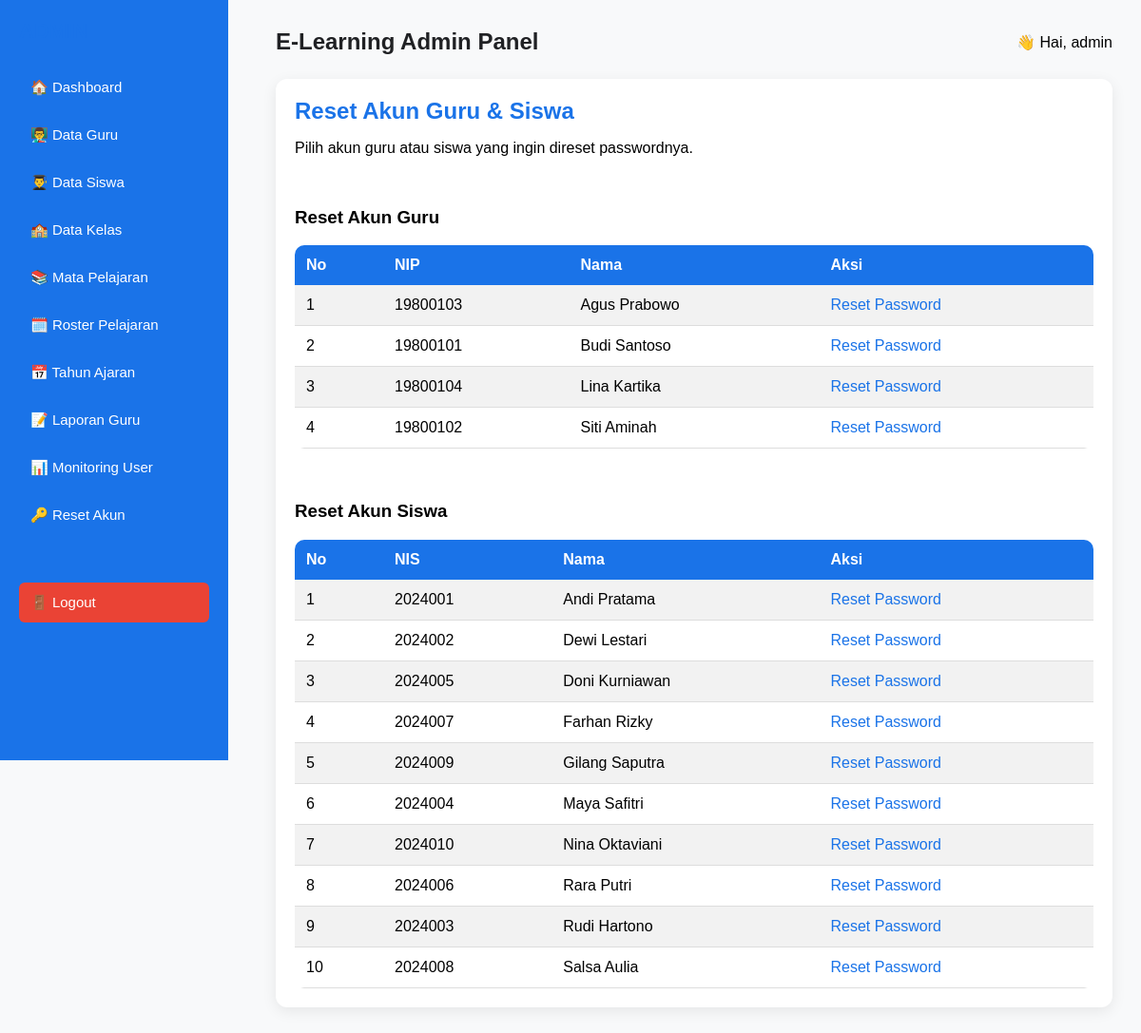
Screenshot of /views/admin/reset_akun.php (signed in) with the database file from the repository.
### tables this page shows
CREATE TABLE `users` (
  `id` int(11) NOT NULL,
  `username` varchar(50) NOT NULL,
  `password` varchar(255) NOT NULL,
  `role` enum('admin','guru','siswa') NOT NULL,
  `id_guru` int(11) DEFAULT NULL,
  `id_siswa` int(11) DEFAULT NULL,
  `status` enum('aktif','non-aktif') NOT NULL DEFAULT 'aktif',
  `created_at` timestamp NOT NULL DEFAULT current_timestamp()
);

CREATE TABLE `guru` (
  `id` int(11) NOT NULL,
  `nip` varchar(20) NOT NULL,
  `nama_lengkap` varchar(100) NOT NULL,
  `email` varchar(100) DEFAULT NULL,
  `no_telp` varchar(15) DEFAULT NULL,
  `id_kelas_wali` int(11) DEFAULT NULL
);

CREATE TABLE `siswa` (
  `id` int(11) NOT NULL,
  `nis` varchar(20) NOT NULL,
  `nama_lengkap` varchar(100) NOT NULL,
  `email` varchar(100) DEFAULT NULL,
  `no_telp` varchar(15) DEFAULT NULL,
  `id_kelas` int(11) NOT NULL
);

### views/admin/reset_akun.php (the view, shortened to what this page needs)
<?php
include "../../config.php";
?>
<!DOCTYPE html>
<html>
<head>
<link rel="stylesheet" href="../../assets/css/style.css">
</head>
<body>
<?php include "sidebar.php"; ?>
<div class="content">
<?php include "header.php"; ?>
<div class="card">
<h2>Reset Akun Guru & Siswa</h2>
<p>Pilih akun guru atau siswa yang ingin direset passwordnya.</p>
<br>
<h3>Reset Akun Guru</h3>
<table class="tabel">
    <tr>
        <th>No</th>
        <th>NIP</th>
        <th>Nama</th>
        <th>Aksi</th>
    </tr>
<?php
$no = 1;
$guru = mysqli_query($conn,
    "SELECT guru.id, guru.nip, guru.nama_lengkap, users.id AS id_user
     FROM guru
     JOIN users ON users.id_guru = guru.id
     ORDER BY guru.nama_lengkap ASC");
while($g = mysqli_fetch_assoc($guru)){
?>
<tr>
    <td><?= $no++; ?></td>
    <td><?= $g['nip']; ?></td>
    <td><?= $g['nama_lengkap']; ?></td>
    <td>
        <a href="reset_akun_process.php?role=guru&id=<?= $g['id_user']; ?>"
           onclick="return confirm('Reset password guru ini?')">
            Reset Password
        </a>
    </td>
</tr>
<?php } ?>
</table>
<br><br>
<h3>Reset Akun Siswa</h3>
<table class="tabel">
    <tr>
        <th>No</th>
        <th>NIS</th>
        <th>Nama</th>
        <th>Aksi</th>
    </tr>
<?php
$no = 1;
$siswa = mysqli_query($conn,
    "SELECT siswa.id, siswa.nis, siswa.nama_lengkap, users.id AS id_user
     FROM siswa
     JOIN users ON users.id_siswa = siswa.id
     ORDER BY siswa.nama_lengkap ASC");
while($s = mysqli_fetch_assoc($siswa)){
?>
<tr>
    <td><?= $no++; ?></td>
    <td><?= $s['nis']; ?></td>
    <td><?= $s['nama_lengkap']; ?></td>
    <td>
        <a href="reset_akun_process.php?role=siswa&id=<?= $s['id_user']; ?>"
           onclick="return confirm('Reset password siswa ini?')">
            Reset Password
        </a>
    </td>
</tr>
<?php } ?>
</table>
</div>
</div>
</body>
</html>

### assets/css/style.css (style rules this page uses)
* { box-sizing: border-box; }
body { margin:0; padding:0; font-family:'Poppins', sans-serif; background:#F8F9FA; }
h2 { margin:0 0 10px; color:#1A73E8; }
.content { margin-left:260px; padding:30px; }
.card { background:white; padding:20px; border-radius:12px; box-shadow:0 4px 15px rgba(0,0,0,0.08); margin-bottom:20px; }
.tabel { width:100%; border-collapse:collapse; background:white; border-radius:10px; overflow:hidden; }
.tabel th { background:#1A73E8; color:white; padding:12px; text-align:left; }
.tabel td { padding:10px; border-bottom:1px solid #ddd; }
a { color:#1A73E8; text-decoration:none; }
.tabel tr:nth-child(even) { background:#f2f2f2; }
.tabel td, .tabel th { padding:12px; }

### rows the page displays
users: id_guru.nip "19800103", id_guru.nama_lengkap "Agus Prabowo"
users: id_guru.nip "19800101", id_guru.nama_lengkap "Budi Santoso"
users: id_guru.nip "19800104", id_guru.nama_lengkap "Lina Kartika"
users: id_guru.nip "19800102", id_guru.nama_lengkap "Siti Aminah"
users: id_siswa.nis "2024001", id_siswa.nama_lengkap "Andi Pratama"
users: id_siswa.nis "2024002", id_siswa.nama_lengkap "Dewi Lestari"
users: id_siswa.nis "2024005", id_siswa.nama_lengkap "Doni Kurniawan"
users: id_siswa.nis "2024007", id_siswa.nama_lengkap "Farhan Rizky"
users: id_siswa.nis "2024009", id_siswa.nama_lengkap "Gilang Saputra"
users: id_siswa.nis "2024004", id_siswa.nama_lengkap "Maya Safitri"
users: id_siswa.nis "2024010", id_siswa.nama_lengkap "Nina Oktaviani"
users: id_siswa.nis "2024006", id_siswa.nama_lengkap "Rara Putri"
users: id_siswa.nis "2024003", id_siswa.nama_lengkap "Rudi Hartono"
users: id_siswa.nis "2024008", id_siswa.nama_lengkap "Salsa Aulia"

### other values shown
$_SESSION['username'] "admin"
